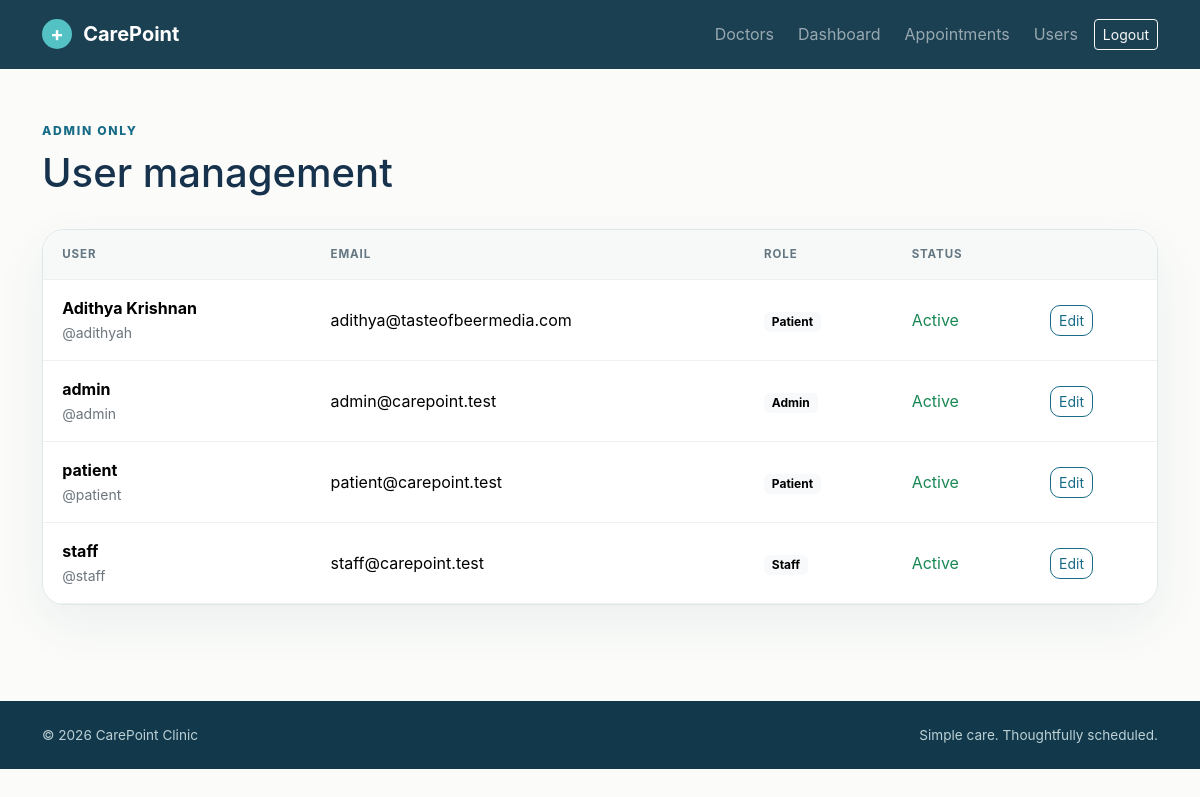
Page /users/ (signed in) on the committed database.
### accounts/models.py (models this page shows, shortened)
class User(AbstractUser):
    class Role(models.TextChoices):
        ADMIN = 'ADMIN', 'Admin'
        STAFF = 'STAFF', 'Staff'
        PATIENT = 'PATIENT', 'Patient'
    role = models.CharField(max_length=10, choices=Role.choices, default=Role.PATIENT)
    phone = models.CharField(max_length=20, blank=True)
    @property
    def is_admin_role(self):
        return self.is_superuser or self.role == self.Role.ADMIN

### accounts/views.py (the view)
# urls.py: path('users/', views.user_list, name='user_list'),
@login_required
@admin_required
def user_list(request):
    users = User.objects.order_by('username')
    return render(request, 'accounts/user_list.html', {'users': users})

### templates/accounts/user_list.html
{% extends 'base.html' %}{% block content %}<div class="container py-5"><div class="d-flex justify-content-between align-items-end mb-4"><div><span class="eyebrow">Admin only</span><h1 class="mt-2">User management</h1></div></div><div class="table-responsive page-card p-0"><table class="table align-middle mb-0"><thead><tr><th>User</th><th>Email</th><th>Role</th><th>Status</th><th></th></tr></thead><tbody>{% for item in users %}<tr><td><strong>{{ item.get_full_name|default:item.username }}</strong><br><small class="text-secondary">@{{ item.username }}</small></td><td>{{ item.email }}</td><td><span class="badge text-bg-light">{{ item.get_role_display }}</span></td><td>{% if item.is_active %}<span class="text-success">Active</span>{% else %}<span class="text-danger">Disabled</span>{% endif %}</td><td><a class="btn btn-sm btn-outline-primary" href="{% url 'user_update' item.pk %}">Edit</a></td></tr>{% empty %}<tr><td colspan="5">No users found.</td></tr>{% endfor %}</tbody></table></div></div>{% endblock %}

### static/css/style.css (style rules this page uses)
:root { --ink:#17324d;--blue:#176b87;--aqua:#e9f7f8;--cream:#f8f7f2;--line:#dfe8e9 }
* { box-sizing:border-box }
body { font-family:Inter,ui-sans-serif,system-ui,-apple-system,sans-serif;color:var(--ink);background:#fbfcfa }
.eyebrow { display:inline-block;color:var(--blue);font-size:.76rem;font-weight:800;letter-spacing:.14em;text-transform:uppercase }
.hero-card,.page-card,.feature-card,.doctor-card,.stat-card { background:#fff;border:1px solid var(--line);border-radius:22px;box-shadow:0 18px 50px rgba(29,70,82,.07) }
.btn-outline-primary { --bs-btn-color:var(--blue);--bs-btn-border-color:var(--blue);border-radius:10px }
.page-card { padding:2rem }
.table>:not(caption)>*>* { padding:1rem 1.2rem;border-color:#edf1f1 }
.table thead th { background:#f6f9f8;color:#647681;font-size:.72rem;text-transform:uppercase;letter-spacing:.08em }

### rows in the picture
User: get_full_name "Adithya Krishnan", username "adithyah", email "adithya@tasteofbeermedia.com", role "Patient", is_active "Active"
User: get_full_name "admin", username "admin", email "admin@carepoint.test", role "Admin", is_active "Active"
User: get_full_name "patient", username "patient", email "patient@carepoint.test", role "Patient", is_active "Active"
User: get_full_name "staff", username "staff", email "staff@carepoint.test", role "Staff", is_active "Active"
